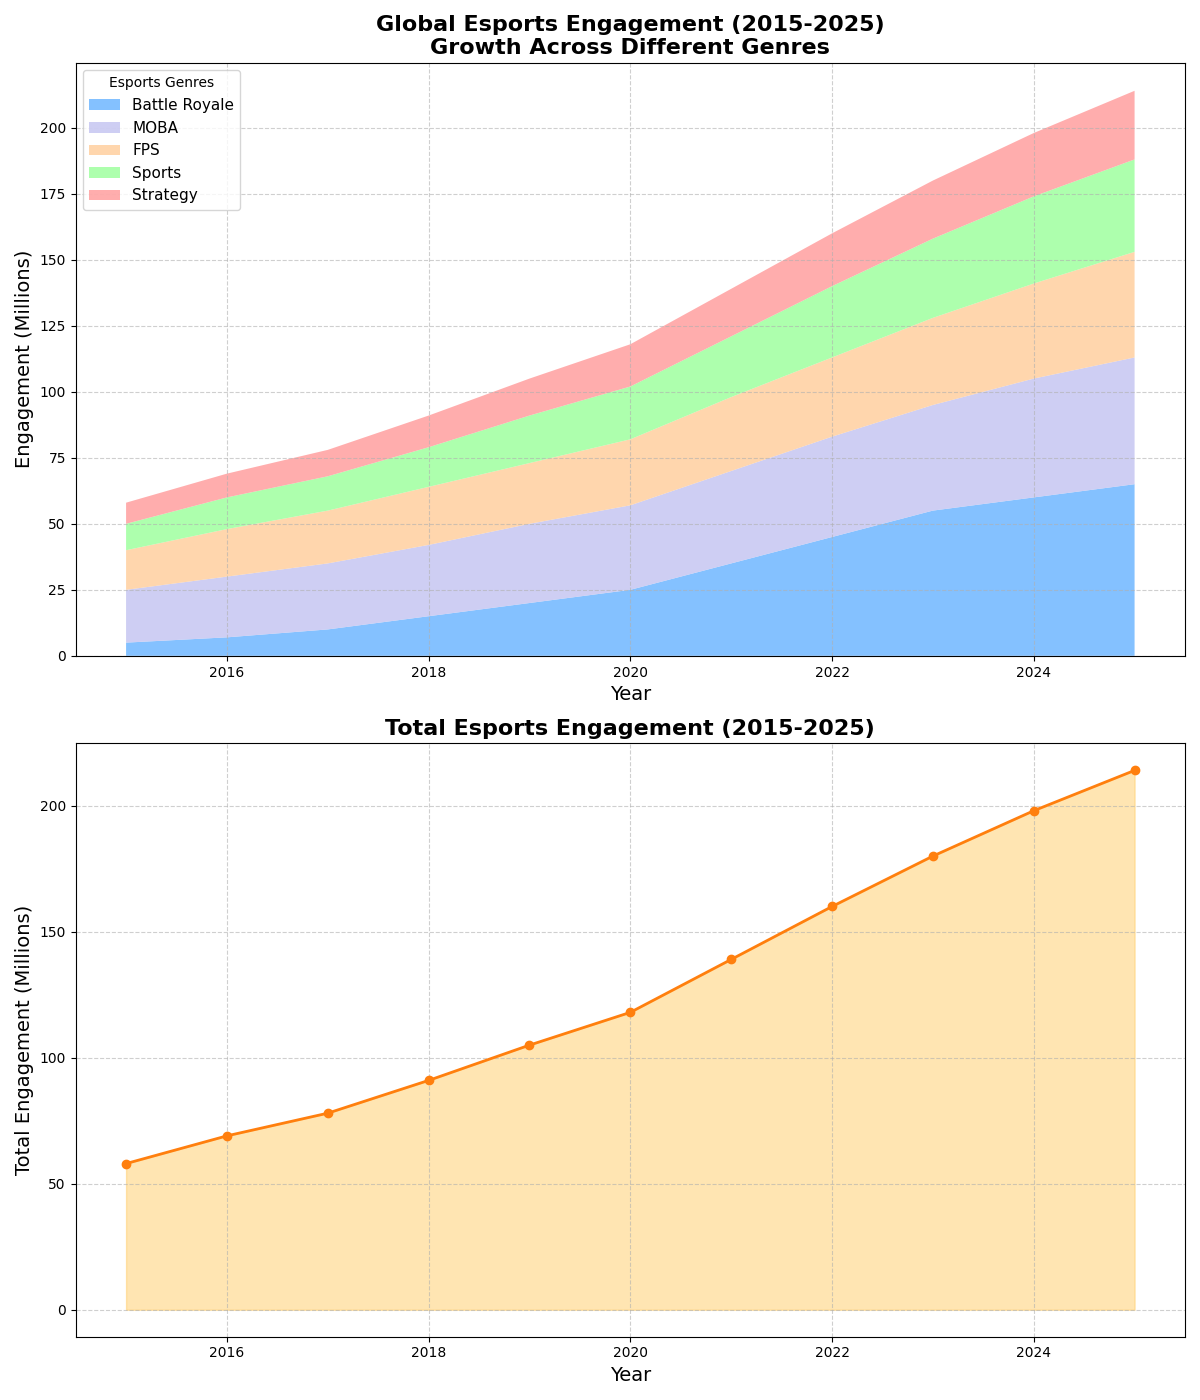

Write the Python code that produced this figure.
import matplotlib.pyplot as plt
import numpy as np

# Years from 2015 to 2025
years = np.arange(2015, 2026)

# Esports genres engagement data (millions)
battle_royale = np.array([5, 7, 10, 15, 20, 25, 35, 45, 55, 60, 65])
MOBA = np.array([20, 23, 25, 27, 30, 32, 35, 38, 40, 45, 48])
FPS = np.array([15, 18, 20, 22, 23, 25, 28, 30, 33, 36, 40])
sports = np.array([10, 12, 13, 15, 18, 20, 23, 27, 30, 33, 35])
strategy = np.array([8, 9, 10, 12, 14, 16, 18, 20, 22, 24, 26])

# Cumulative total engagement
total_engagement = battle_royale + MOBA + FPS + sports + strategy

# Create the figure and subplots
fig, axs = plt.subplots(2, 1, figsize=(12, 14))

# Stacked area chart on the first subplot with shuffled colors
axs[0].stackplot(years, battle_royale, MOBA, FPS, sports, strategy,
                 labels=['Battle Royale', 'MOBA', 'FPS', 'Sports', 'Strategy'],
                 colors=['#66b2ff', '#c2c2f0', '#ffcc99', '#99ff99', '#ff9999'],  # Manually shuffled
                 alpha=0.8)
axs[0].set_title('Global Esports Engagement (2015-2025)\nGrowth Across Different Genres', fontsize=16, fontweight='bold')
axs[0].set_xlabel('Year', fontsize=14)
axs[0].set_ylabel('Engagement (Millions)', fontsize=14)
axs[0].legend(loc='upper left', title='Esports Genres', fontsize=11)
axs[0].grid(True, linestyle='--', alpha=0.6)

# Line plot for total engagement trend on the second subplot
axs[1].plot(years, total_engagement, marker='o', color='#ff7f0e', linestyle='-', linewidth=2)
axs[1].fill_between(years, 0, total_engagement, color='#ffcc66', alpha=0.5)
axs[1].set_title('Total Esports Engagement (2015-2025)', fontsize=16, fontweight='bold')
axs[1].set_xlabel('Year', fontsize=14)
axs[1].set_ylabel('Total Engagement (Millions)', fontsize=14)
axs[1].grid(True, linestyle='--', alpha=0.6)

# Automatically adjust layout to avoid overlap
plt.tight_layout()

# Display the plot
plt.show()
